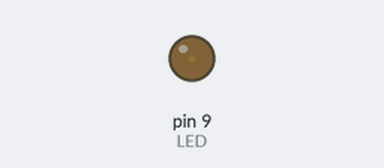
Recording of a sketch running on a simulated Arduino Uno, built with avr-gcc and run on an emulated ATmega328P. Parts: output pins drawn as LEDs (lit = HIGH). What the sketch prints to the serial monitor is not drawn.

Above: at 0.05 s.
At 0.7 s:
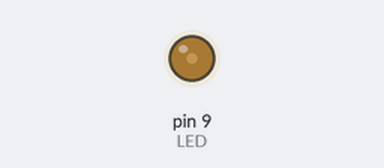
At 1.4 s:
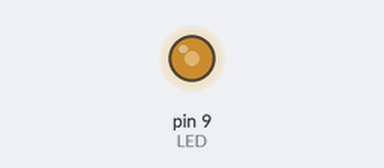
At 2.75 s:
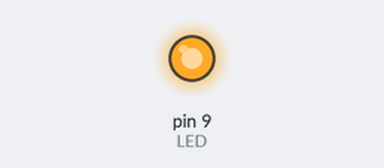
Timing chart, 0 to 6.5 s (numbered marks = the images above):
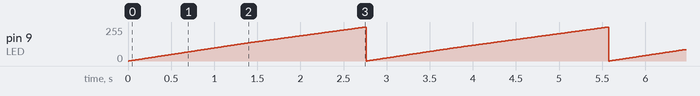

The sketch:

practice5_brightness.ino
```cpp
#define LED 9
void setup() {
  //pinMode(LED,OUTPUT);
  Serial.begin(9600);
  Serial.println("Start");
}
void loop() {
  for(int i=0; i<=255; i++){
    analogWrite(LED,i);
    Serial.print("LED : ");
    Serial.println(i);
    delay(10);
  }
  /*for(int i=255; i>=0; i--){
    analogWrite(LED,i);
    Serial.print("LED : ");
    Serial.println(i);
    delay(10);
  }*/
}
```

Measured:
- by itself, pin 9 (LED): ramps from 0/255 to 255/255 and jumps back, once every 2.8 s
